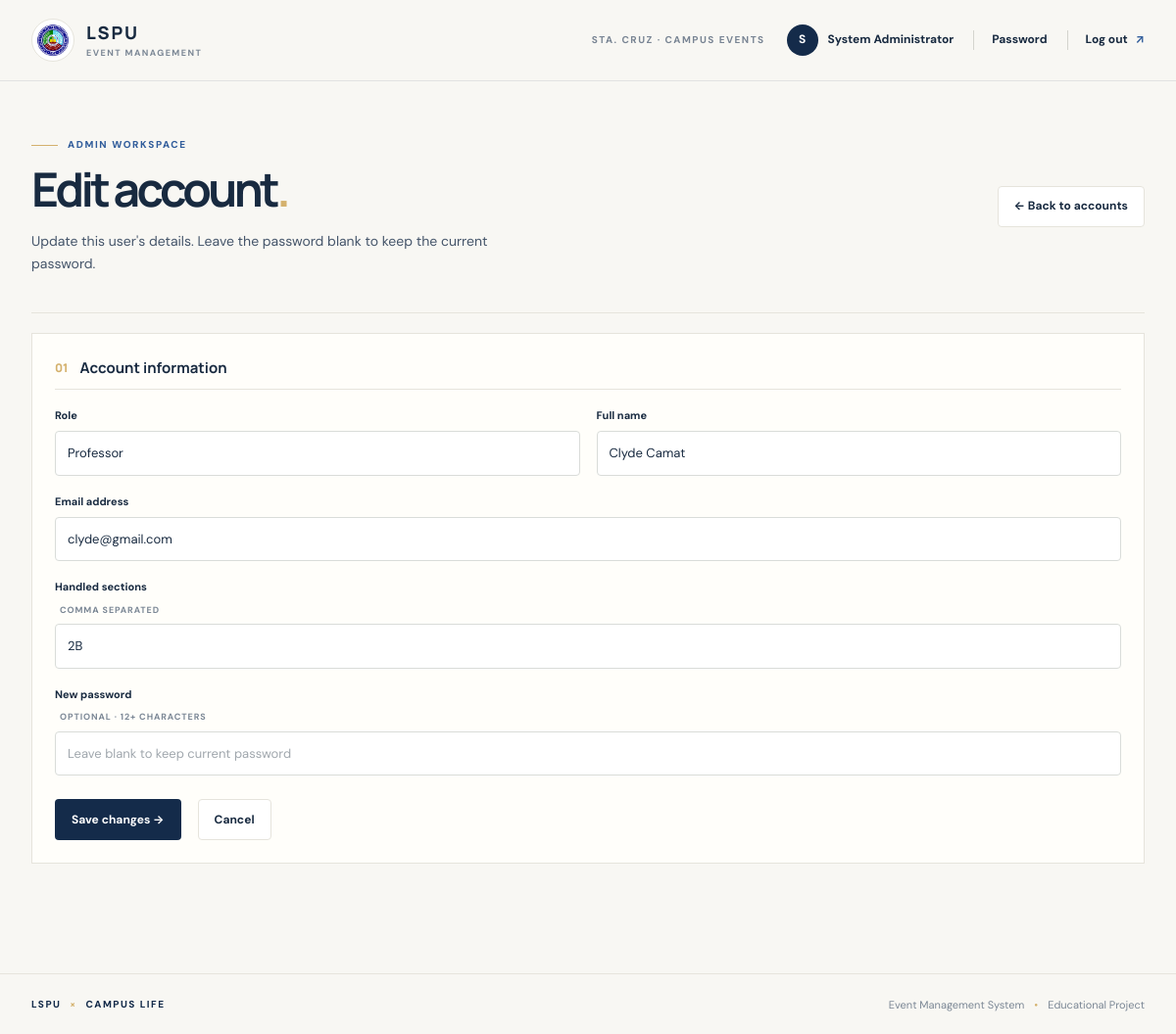
Screenshot of /admin/accounts/2/edit (signed in) with the database file from the repository.
### event_registration_flask/app.py (models this page shows, shortened)
class User(UserMixin, db.Model):
    id = db.Column(db.Integer, primary_key=True)
    name = db.Column(db.String(120), nullable=False)
    email = db.Column(db.String(160), unique=True, nullable=False, index=True)
    password_hash = db.Column(db.String(255), nullable=False)
    role = db.Column(db.String(20), nullable=False)
    student_number = db.Column(db.String(40), unique=True)
    year_level = db.Column(db.String(30))
    section = db.Column(db.String(2), index=True)
    program = db.Column(db.String(20))
    handled_sections = db.Column(db.String(300))

### event_registration_flask/app.py (the view, shortened to what this page needs)
@app.route("/admin/accounts/<int:uid>/edit", methods=["GET", "POST"])
@role_required("admin")
def account_edit(uid):
    user = db.session.get(User, uid) or abort(404)
    if user.role == "admin": abort(403)
    return render_template("account_form.html", user=user)

### event_registration_flask/app.py (called while the page is built)
@login.user_loader
def load_user(uid): return db.session.get(User, int(uid))

def role_required(*roles):
    def deco(fn):
        @wraps(fn)
        @login_required
        def wrapper(*a, **kw):
            if current_user.role not in roles: abort(403)
            return fn(*a, **kw)
        return wrapper
    return deco

### event_registration_flask/templates/account_form.html (shortened to what this page needs)
{% extends "base.html" %}
{% block content %}
<section class="page-heading compact-heading"><div><p class="eyebrow"><span class="eyebrow-line"></span> ADMIN WORKSPACE</p><h1>Edit account<span>.</span></h1><p class="heading-description">Update this user's details. Leave the password blank to keep the current password.</p></div><a class="btn btn-light" href="{{ url_for('accounts') }}">← Back to accounts</a></section>
<form class="box formgrid management-form" method="post"><input type="hidden" name="csrf_token" value="{{ csrf_token() }}">
  <div class="form-section-label fullrow"><span>01</span><strong>Account information</strong></div>
  <label>Role<input value="{{ user.role.title() }}" disabled></label>
  <label>Full name<input name="name" required maxlength="120" value="{{ user.name }}"></label>
  <label class="fullrow">Email address<input name="email" type="email" required maxlength="160" value="{{ user.email }}"></label>
  {% if user.role == 'student' %}
  <label>Student number<input name="student_number" required maxlength="40" value="{{ user.student_number or '' }}"></label>
  <label>Year level<select name="year_level">{% for y in ['First Year','Second Year','Third Year','Fourth Year'] %}<option {% if user.year_level == y %}selected{% endif %}>{{ y }}</option>{% endfor %}</select></label>
  <label>Section<input name="section" required pattern="[1-4][A-Z]" maxlength="2" value="{{ user.section or '' }}"></label>
  <label>Program<select name="program">{% for p in ['BSCS','BSIT'] %}<option {% if user.program == p %}selected{% endif %}>{{ p }}</option>{% endfor %}</select></label>
  {% else %}
  <label class="fullrow">Handled sections <span class="label-optional">COMMA SEPARATED</span><input name="handled_sections" value="{{ user.handled_sections or '' }}" placeholder="1A, 2B"></label>
  {% endif %}
  <label class="fullrow">New password <span class="label-optional">OPTIONAL · 12+ CHARACTERS</span><input name="password" type="password" minlength="12" autocomplete="new-password" placeholder="Leave blank to keep current password"></label>
  <div class="form-actions fullrow"><button class="btn btn-primary" type="submit">Save changes →</button><a class="btn btn-light" href="{{ url_for('accounts') }}">Cancel</a></div>
</form>
{% endblock %}

### event_registration_flask/templates/base.html (shortened to what this page needs)
<!doctype html>
<html lang="en">
<head>
    <link rel="stylesheet" href="{{ url_for('static', filename='style.css') }}">
</head>
<body>
    <header class="site-header">
        <div class="header-inner">
            <a class="brand" href="{{ url_for('landing') }}" aria-label="LSPU Event Management System home">
                <span class="brand-mark"><img src="{{ url_for('static', filename='lspu-logo.png') }}" alt="LSPU logo" class="school-logo"></span>
                <span class="brand-copy"><strong>LSPU</strong><small>EVENT MANAGEMENT</small></span>
            </a>
            <div class="header-right">
                <span class="header-context">STA. CRUZ · CAMPUS EVENTS</span>
                {% if current_user.is_authenticated %}
                <div class="user-menu"><span class="user-avatar" aria-hidden="true">{{ current_user.name[:1]|upper }}</span><span class="user-name">{{ current_user.name }}</span><a class="logout-link" href="{{ url_for('change_password') }}">Password</a><a class="logout-link" href="{{ url_for('sign_out') }}">Log out <span aria-hidden="true">↗</span></a></div>
                {% else %}
                <a class="header-home" href="{{ url_for('landing') }}">Home <span aria-hidden="true">↗</span></a>
                {% endif %}
            </div>
        </div>
    </header>
    <main class="page-shell" id="main-content">
        {% block content %}{% endblock %}
    </main>
    <footer class="site-footer"><span class="footer-brand">LSPU <i>×</i> CAMPUS LIFE</span><span>Event Management System <span class="footer-dot">•</span> Educational Project</span></footer>
</body>
</html>

### rows the page displays
User: name "S", name "System Administrator"
User: role "Professor", name "Clyde Camat", email "clyde@gmail.com", handled_sections "2B"
